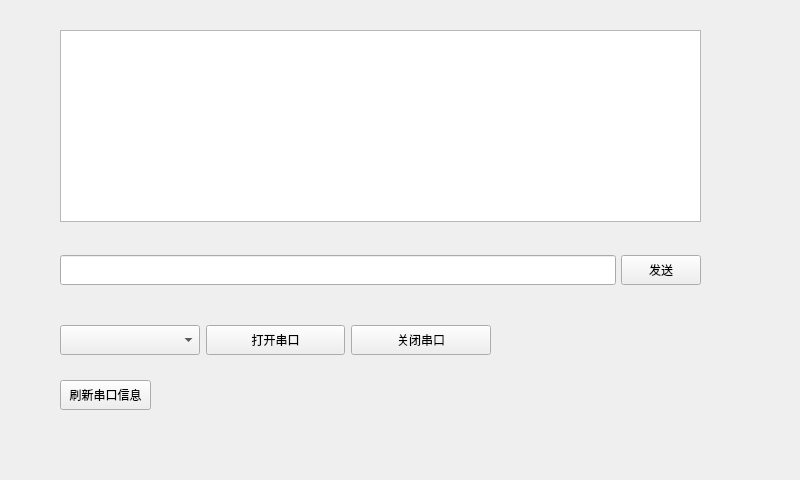
<?xml version="1.0" encoding="UTF-8"?>
<ui version="4.0">
 <class>Widget</class>
 <widget class="QWidget" name="Widget">
  <property name="geometry">
   <rect>
    <x>0</x>
    <y>0</y>
    <width>800</width>
    <height>480</height>
   </rect>
  </property>
  <property name="windowTitle">
   <string>Widget</string>
  </property>
  <widget class="QTextBrowser" name="textBrowser">
   <property name="geometry">
    <rect>
     <x>60</x>
     <y>30</y>
     <width>641</width>
     <height>192</height>
    </rect>
   </property>
  </widget>
  <widget class="QWidget" name="layoutWidget">
   <property name="geometry">
    <rect>
     <x>60</x>
     <y>240</y>
     <width>641</width>
     <height>61</height>
    </rect>
   </property>
   <layout class="QHBoxLayout" name="horizontalLayout" stretch="0,0">
    <property name="spacing">
     <number>5</number>
    </property>
    <item>
     <widget class="QLineEdit" name="lineEdit">
      <property name="minimumSize">
       <size>
        <width>550</width>
        <height>30</height>
       </size>
      </property>
     </widget>
    </item>
    <item>
     <widget class="QPushButton" name="SendButton">
      <property name="enabled">
       <bool>true</bool>
      </property>
      <property name="minimumSize">
       <size>
        <width>0</width>
        <height>30</height>
       </size>
      </property>
      <property name="text">
       <string>发送</string>
      </property>
     </widget>
    </item>
   </layout>
  </widget>
  <widget class="QWidget" name="layoutWidget">
   <property name="geometry">
    <rect>
     <x>60</x>
     <y>320</y>
     <width>431</width>
     <height>41</height>
    </rect>
   </property>
   <layout class="QHBoxLayout" name="horizontalLayout_2">
    <item>
     <widget class="QComboBox" name="comboBox">
      <property name="minimumSize">
       <size>
        <width>0</width>
        <height>30</height>
       </size>
      </property>
     </widget>
    </item>
    <item>
     <widget class="QPushButton" name="OpenButton">
      <property name="minimumSize">
       <size>
        <width>0</width>
        <height>30</height>
       </size>
      </property>
      <property name="text">
       <string>打开串口</string>
      </property>
     </widget>
    </item>
    <item>
     <widget class="QPushButton" name="CloseButton">
      <property name="minimumSize">
       <size>
        <width>0</width>
        <height>30</height>
       </size>
      </property>
      <property name="text">
       <string>关闭串口</string>
      </property>
     </widget>
    </item>
   </layout>
  </widget>
  <widget class="QPushButton" name="RefreshButton">
   <property name="geometry">
    <rect>
     <x>60</x>
     <y>380</y>
     <width>91</width>
     <height>30</height>
    </rect>
   </property>
   <property name="minimumSize">
    <size>
     <width>0</width>
     <height>30</height>
    </size>
   </property>
   <property name="text">
    <string>刷新串口信息</string>
   </property>
  </widget>
 </widget>
 <resources/>
 <connections/>
</ui>
